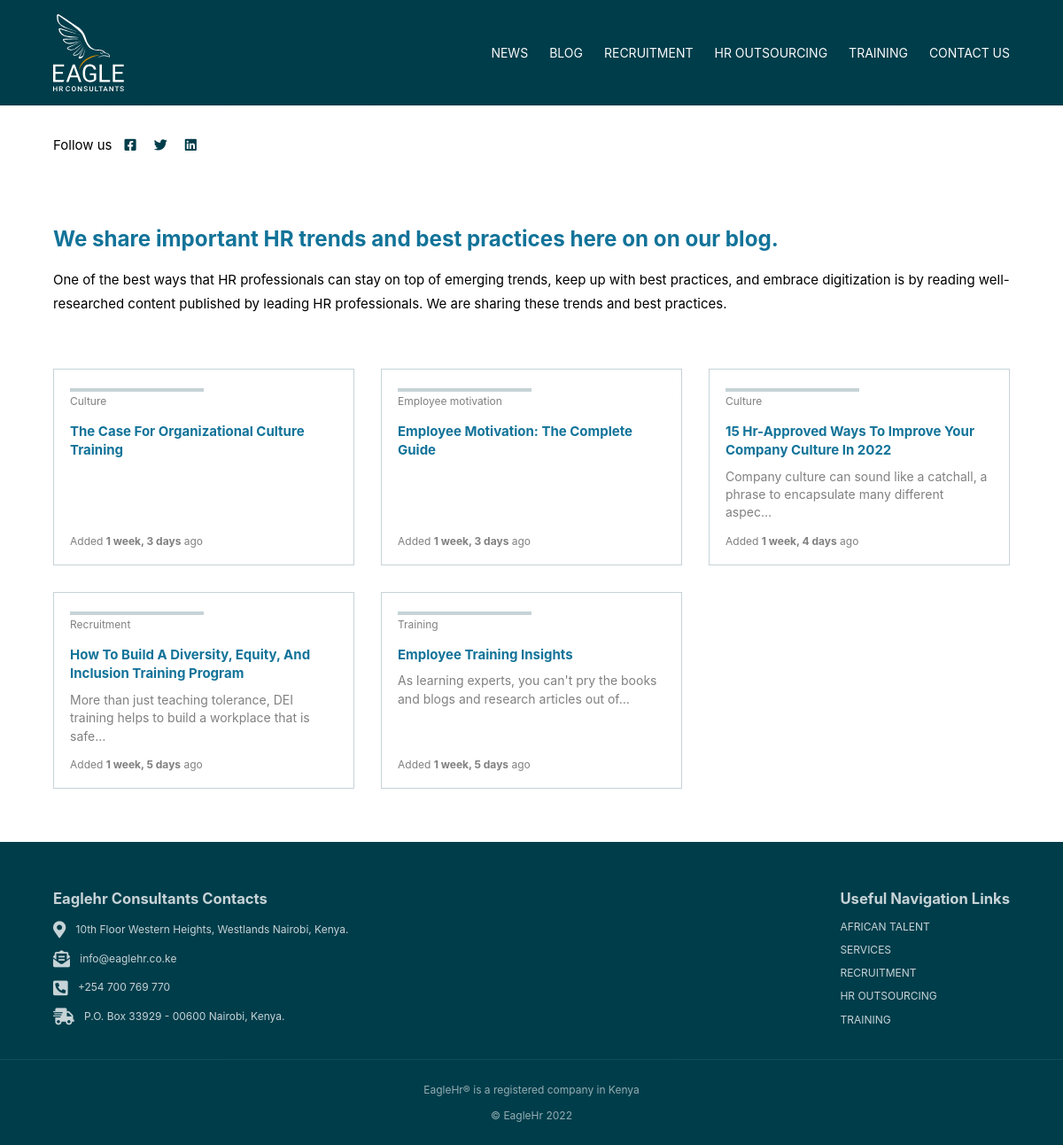
The page /blog/ on the database as committed earlier.
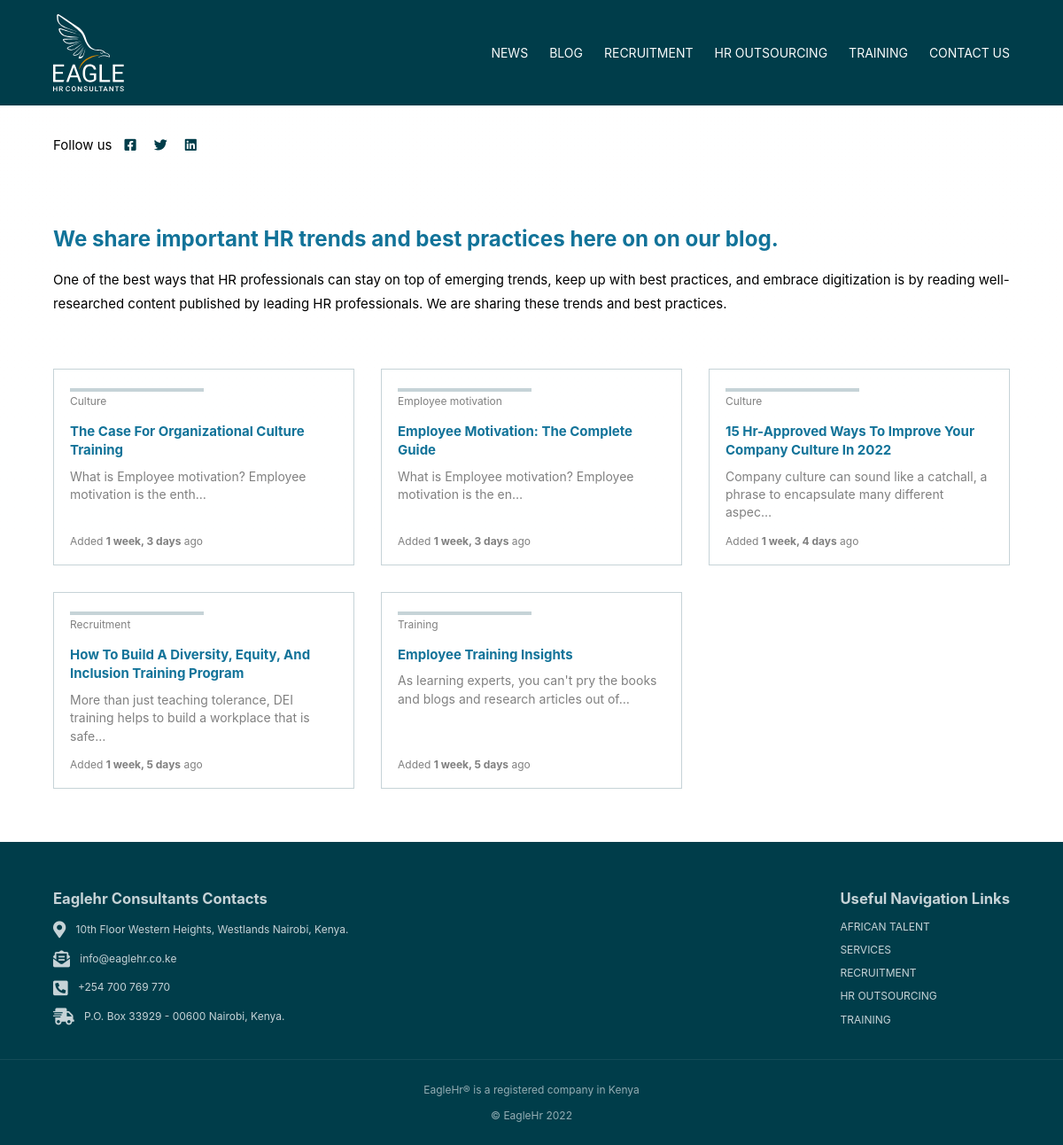
The same page on the database as committed later.
### blogs/models.py (models this page shows, shortened)
class Blogs(models.Model):
    category = models.ForeignKey(Category, on_delete=models.CASCADE)
    title = models.CharField(max_length=255)
    content = RichTextField()
    slug = models.SlugField(max_length=255, unique=True)
    date_created = models.DateTimeField(auto_now_add=True)
    updated_on = models.DateTimeField(auto_now=True)
    author = models.ForeignKey(User, default=0,
                               on_delete=models.CASCADE)
    active = models.BooleanField(
        default=False, help_text='Select to publish this blog article. De-select to hide this blog article from displayed articles.')
    class Meta:
        ordering = ['-date_created', 'author']
        verbose_name_plural = 'Blogs'

class Category(models.Model):
    name = models.CharField(max_length=255)
    def __str__(self):
        return self.name
    class Meta:
        ordering = ['name']
        verbose_name_plural = 'Categories'

### blogs/views.py (the view)
# urls.py: path('', views.index, name='index'),
def index(request):
    context = {
        "title": f"Sharing sought after python and django tips and tricks for web development. Here to help you upskill your web development"}
    posts = Blogs.objects.all().filter(active=1)
    context["count"] = len(list(posts))
    context["object_list"] = posts
    return render(request, 'blogs/index.html', context)

### templates/blogs/index.html
{% extends "sitewide/base.html" %}
{% load static %}
{% block content %}
<div class="all-blogs width">
  <h1>We share important HR trends and best practices here on on our blog.</h1>
  <p>
    One of the best ways that HR professionals can stay on top of emerging trends, keep up with best practices, and embrace digitization is by reading well-researched content published by leading HR professionals. We are sharing these trends and best practices.
  </p>
  <div class="blogs-container">
    {% for post in object_list %}
        <article class="blog-article">
          <div class="blog-category"><span class="blog-category">{{ post.category }}</span></div>
          <a href="{{ post.slug }}"><h2>{{ post.title | safe | title }}</h2></a>
          <div class="blog-content"><span>{{ post.content | safe | truncatechars:91 | striptags }}</span></div>
          <div class="blog-added-date">
              <div>
                <span class="blog-date">Added <strong>{{ post.date_created | timesince }}</strong> ago</span>
              </div>
          </div>
        </article>
    {% endfor %}
  </div>
</div>
{% endblock content %}

### templates/sitewide/base.html (shortened to what this page needs)
{% load static %}
<!DOCTYPE html>
<html lang="en">
  <head>
    <link
      rel="stylesheet"
      href="https://cdnjs.cloudflare.com/ajax/libs/font-awesome/5.12.1/css/all.min.css"
    />
    <link rel="stylesheet" href="{% static 'css/styles.css' %}" />
  </head>
  <body>
    {% include "sitewide/includes/nav.html" %}
    {% include "sitewide/includes/social-media.html" %}
    <div class="body-text">
      {% block content %}
      {% endblock content %}
    </div>
    {% include "sitewide/includes/footer.html" %}
  </body>
</html>

### templates/sitewide/includes/nav.html (shortened to what this page needs)
{% load static %}
<section class="nav-section full-width">
    <nav class="main-nav wide-width">
      <a href="/">
        <img src="{% static 'images/eaglehr-logo.svg' %}" alt="Eaglehr logo" class="logo">
      </a>
      <ul class="main-menu">
        <li><a href="/news/">News</a></li>
        <li><a href="/blog/">Blog</a></li>
        <li><a href="/jobs/">Recruitment</a></li>
        <li><a href="/outsourcing/">HR Outsourcing</a></li>
        <li><a href="/training/">Training</a></li>
        <li><a href="/contact/">Contact Us</a></li>
      </ul>
    </nav>
</section>

### templates/sitewide/includes/social-media.html
<div class="width">
    <section class="follow">
      <p>Follow us</p>
      <a href="https://www.facebook.com/EAGLE-HR-Consultants-Limited-180768482559263" target="_blank">
        <i class="fab fa-facebook-square"></i>
      </a>
      <a href="https://twitter.com/eaglehrkenya" target="_blank">
        <i class="fab fa-twitter"></i>
      </a>
      <a href="https://www.linkedin.com/in/eagle-hr-consultants-ltd-bb150416a/" target="_blank">
        <i class="fab fa-linkedin"></i>
      </a>
    </section>
  </div>

### templates/sitewide/includes/footer.html (shortened to what this page needs)
{% load static %}
<footer class="footer">
  <div class="footer-inner">
   <div class="wide-width footer-flex-items">
    <div class="contacts">
      <h3>Eaglehr Consultants Contacts</h3>
      <div><i class="fas fa-map-marker-alt"></i> <p>10th Floor Western Heights, Westlands Nairobi, Kenya.</p></div>
      <div><i class="fas fa-envelope-open-text"></i> <p>info@eaglehr.co.ke</p></div>
      <div><i class="fas fa-phone-square-alt"></i> <p>+254 700 769 770</p></div>
      <div><i class="fas fa-shipping-fast"></i>
        <p>P.O. Box 33929 - 00600
        Nairobi, Kenya.</p>
      </div>
    </div>
    <div class="useful-links">
      <h3>Useful Navigation Links</h3>
      <div>
        <a href="/african-talent/">African Talent</a>
      </div>
      <div>
        <a href="/services/">Services</a>
      </div>
        <div><a href="/recruitment/">Recruitment</a></div>
      <div>
        <a href="/outsourcing/">HR Outsourcing</a>
      </div>
       <div>
         <a href="/training/">Training</a>
       </div>
    </div>
  </div>
</div>
<div class="footer-end">
  <div class="globe">
    <div>
      <p>EagleHr&#174 is a registered company in Kenya</p>
    </div>
  </div>
  <p>&copy EagleHr {% now "Y" %}</p>
</div>
</footer>

Rows that differ between the two databases and show on the page:
changed Blogs "The Case For Organizational Culture Training": content (not shown) → "What is Employee motivation? Employee motivation is the enth…"
changed Blogs "Employee Motivation: The Complete Guide": content (not shown) → "What is Employee motivation? Employee motivation is the en…"
